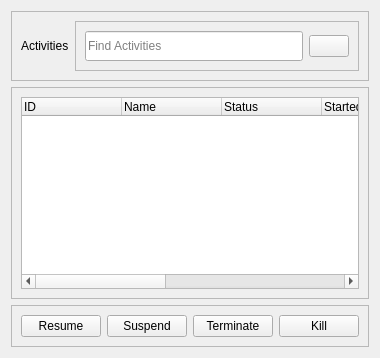
            <widget class="QWidget" name="stkActivities">
             <layout class="QVBoxLayout" name="verticalLayout_9">
              <item alignment="Qt::AlignTop">
               <widget class="QFrame" name="frame_5">
                <property name="frameShape">
                 <enum>QFrame::StyledPanel</enum>
                </property>
                <property name="frameShadow">
                 <enum>QFrame::Raised</enum>
                </property>
                <layout class="QHBoxLayout" name="horizontalLayout_8">
                 <item alignment="Qt::AlignLeft">
                  <widget class="QLabel" name="label_52">
                   <property name="text">
                    <string>Activities</string>
                   </property>
                  </widget>
                 </item>
                 <item>
                  <widget class="QFrame" name="frame_8">
                   <property name="maximumSize">
                    <size>
                     <width>300</width>
                     <height>16777215</height>
                    </size>
                   </property>
                   <property name="frameShape">
                    <enum>QFrame::StyledPanel</enum>
                   </property>
                   <property name="frameShadow">
                    <enum>QFrame::Raised</enum>
                   </property>
                   <layout class="QHBoxLayout" name="horizontalLayout_7">
                    <item>
                     <widget class="QLineEdit" name="lineEdit">
                      <property name="minimumSize">
                       <size>
                        <width>0</width>
                        <height>30</height>
                       </size>
                      </property>
                      <property name="maximumSize">
                       <size>
                        <width>16777215</width>
                        <height>16777215</height>
                       </size>
                      </property>
                      <property name="placeholderText">
                       <string>Find Activities</string>
                      </property>
                     </widget>
                    </item>
                    <item>
                     <widget class="QPushButton" name="pushButton">
                      <property name="text">
                       <string/>
                      </property>
                      <property name="icon">
                       <iconset resource="icons.qrc">
                        <normaloff>:/icons/feather/search.svg</normaloff>:/icons/feather/search.svg</iconset>
                      </property>
                     </widget>
                    </item>
                   </layout>
                  </widget>
                 </item>
                </layout>
               </widget>
              </item>
              <item>
               <widget class="QFrame" name="frame_6">
                <property name="frameShape">
                 <enum>QFrame::StyledPanel</enum>
                </property>
                <property name="frameShadow">
                 <enum>QFrame::Raised</enum>
                </property>
                <layout class="QHBoxLayout" name="horizontalLayout_10">
                 <item>
                  <widget class="QTreeWidget" name="treeWidget">
                   <column>
                    <property name="text">
                     <string>ID</string>
                    </property>
                   </column>
                   <column>
                    <property name="text">
                     <string>Name</string>
                    </property>
                   </column>
                   <column>
                    <property name="text">
                     <string>Status</string>
                    </property>
                   </column>
                   <column>
                    <property name="text">
                     <string>Started</string>
                    </property>
                   </column>
                   <column>
                    <property name="text">
                     <string>Resume</string>
                    </property>
                   </column>
                   <column>
                    <property name="text">
                     <string>Suspend</string>
                    </property>
                   </column>
                   <column>
                    <property name="text">
                     <string>Terminate</string>
                    </property>
                   </column>
                   <column>
                    <property name="text">
                     <string>Kill</string>
                    </property>
                   </column>
                  </widget>
                 </item>
                </layout>
               </widget>
              </item>
              <item alignment="Qt::AlignBottom">
               <widget class="QFrame" name="frame_7">
                <property name="frameShape">
                 <enum>QFrame::StyledPanel</enum>
                </property>
                <property name="frameShadow">
                 <enum>QFrame::Raised</enum>
                </property>
                <layout class="QHBoxLayout" name="horizontalLayout_9">
                 <item>
                  <widget class="QPushButton" name="pushButton_2">
                   <property name="text">
                    <string>Resume</string>
                   </property>
                  </widget>
                 </item>
                 <item>
                  <widget class="QPushButton" name="pushButton_3">
                   <property name="text">
                    <string>Suspend</string>
                   </property>
                  </widget>
                 </item>
                 <item>
                  <widget class="QPushButton" name="pushButton_4">
                   <property name="text">
                    <string>Terminate</string>
                   </property>
                  </widget>
                 </item>
                 <item>
                  <widget class="QPushButton" name="pushButton_5">
                   <property name="text">
                    <string>Kill</string>
                   </property>
                  </widget>
                 </item>
                </layout>
               </widget>
              </item>
             </layout>
            </widget>
